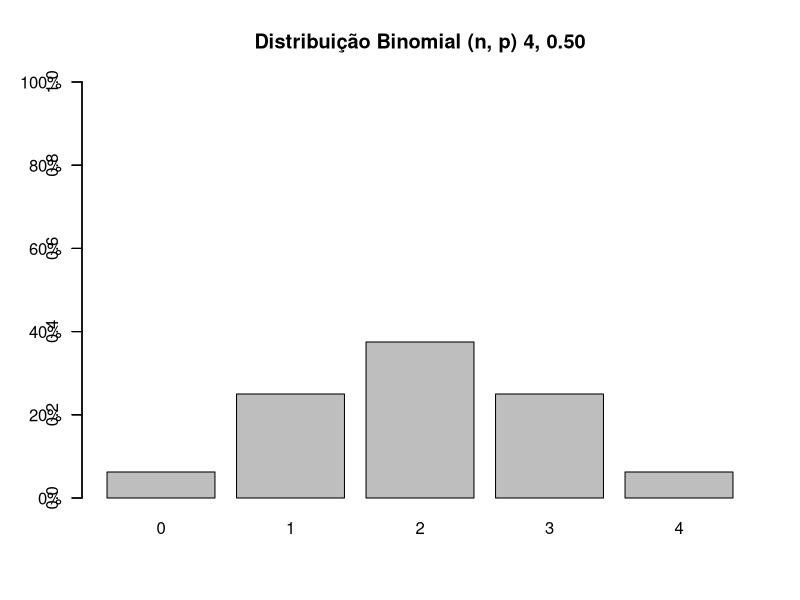

Generate this figure with R:
# Exemplos das Principais Distribuições de Probabilidade para Variáveis Aleatórias Discretas


# Configurando o diretório de trabalho
setwd("C:/Users/Julia/Desktop/CienciaDeDados/1.Big-Data-Analytics-com-R-e-Microsoft-Azure-Machine-Learning/9.Introducao-a-Analise-Estatistica-de-Dados---Parte-2")
getwd()


### Distribuição Binomial x Poisson 


# - A escolha entre usar a Distribuição Binomial ou a Distribuição Poisson depende das características do problema em questão.
#   Aqui estão algumas diretrizes gerais:
  
#   Distribuição Binomial:

# - A Distribuição Binomial é adequada quando temos um número fixo de ensaios independentes e cada ensaio pode ter apenas dois resultados
#   possíveis: sucesso ou fracasso. Além disso, a probabilidade de sucesso (p) deve ser a mesma em todos os ensaios. Alguns exemplos de situações
#   em que a Distribuição Binomial é aplicável incluem:
  
# - Probabilidade de se ganhar em um jogo de azar.
# - Lançamento de uma moeda (cara ou coroa) várias vezes.
# - Sucesso ou fracasso em testes de produtos (aprovado/reprovado).



#   Distribuição Poisson:

# - A Distribuição Poisson é apropriada quando estamos interessados em contar o número de eventos que ocorrem em um intervalo de tempo ou espaço
#   contínuo, com base em uma taxa média conhecida. Ela é usada quando os eventos ocorrem de forma aleatória e independente e a taxa de ocorrência é relativamente baixa. Exemplos de situações em que a Distribuição Poisson é aplicável incluem:
  
# - Número de chamadas telefônicas recebidas por um call center em um determinado intervalo de tempo.
# - Número de acidentes de trânsito em um cruzamento durante um certo período.
# - Número de defeitos em um rolo de filme.



# - Em resumo, a Distribuição Binomial é usada para contagem de sucessos em um número fixo de ensaios independentes com resultados binários,
#   enquanto a Distribuição Poisson é usada para contar o número de ocorrências de um evento em um intervalo contínuo com base em uma taxa 
#   média conhecida.




# Exemplo Distribuição Binomial:

# - Ex1: Suponha que você está jogando um jogo de azar onde a probabilidade de ganhar é de 0,3. Você joga o jogo 10 vezes.
#        Qual é a probabilidade de ganhar 1 vez? E exatamente 3 vezes?

probabilidade_1x <- dbinom(1, size = 10, prob = 0.3)
probabilidade_1x
probabilidade_3x <- dbinom(3, size = 10, prob = 0.3)
probabilidade_3x

# - A probabilidade para ganhar exatamente 1 vez é de 12.11%.
# - A probabilidade para ganhar exatamente 3 vezes é de 26.68%.



# - Ex2: Suponha que você esteja lançando uma moeda honesta 10 vezes. Qual é a probabilidade de obter exatamente 4 caras?

probabilidade <- dbinom(4, size = 10, prob = 0.5)
probabilidade

# - A probabilidade para obter 4 caras é de 20.51%

graph <- function(n, p){
  x <- dbinom(0:n, size = n, prob = p)
  barplot(x, ylim = c(0, 1),
          names.arg = 0:n,
          main = sprintf("Distribuição Binomial (n, p) %d, %.2f", n, p))
  
  # Calcula os rótulos correspondentes com base nos valores de entrada
  y_labels <- seq(0, 1, by = 0.2)
  
  # Remove a informação original do eixo y
  axis(2, labels = FALSE)
  
  # Adiciona os novos rótulos do eixo y com formatação em porcentagem
  axis(2, at = y_labels, labels = paste0(y_labels * 100, "%"), las = 1)
}

# Exemplo de uso:
graph(4, 0.5)

# - O gráfico resultante mostrará a probabilidade de se obter cara em 0, 1, 2, 3, 4 ou 5x ao lançar a moeda honesta.



# - Ex3: Suponha que você está testando um produto e a taxa de aprovação é de 0.85 (ou seja, 85% de chance de aprovação) e você deseja
#        calcular a probabilidade de obter exatamente 4 produtos aprovados em um teste de 6 produtos.

prob <- dbinom(4, size = 6, prob = 0.85)
prob

# - A probabilidade de obter 4 produtos aprovatos em um teste de 6 produtos é de 17.62%.




# Exemplo Distribuição Poisson:

# Ex1: Suponha que, em média, um call center receba 5 chamadas telefônicas por minuto. Qual é a probabilidade de receber exatamente
#      3 chamadas telefônicas em um intervalo de 1 minuto? E em 2 minutos ?

prob_1min <- dpois(3, lambda = 5)
prob_1min

prob_3min <- dpois(3, lambda = 5 * 2)
prob_3min

# -> 3 é o número de ocorrências que estamos interessados (neste caso, exatamente 3 chamadas telefônicas).
# -> lambda é a taxa média de ocorrências por intervalo (neste caso, 5 chamadas por minuto multiplicado por 3 minutos).

# - A probabilidade é de 14.04% para um intervalo de 1min.
# - A probabilidade é de 0.07% para um intervalo de 2min.


# Ex2: Suponha que, em média, ocorram 2 acidentes de trânsito por dia em um cruzamento. Qual é a probabilidade de ocorrerem
#      exatamente 4 acidentes em um dia?

prob <- dpois(4, lambda = 2)
prob

# - A probabilidade é de 9.02% de ocorrerem exatamente 4 acidentes em um dia.







